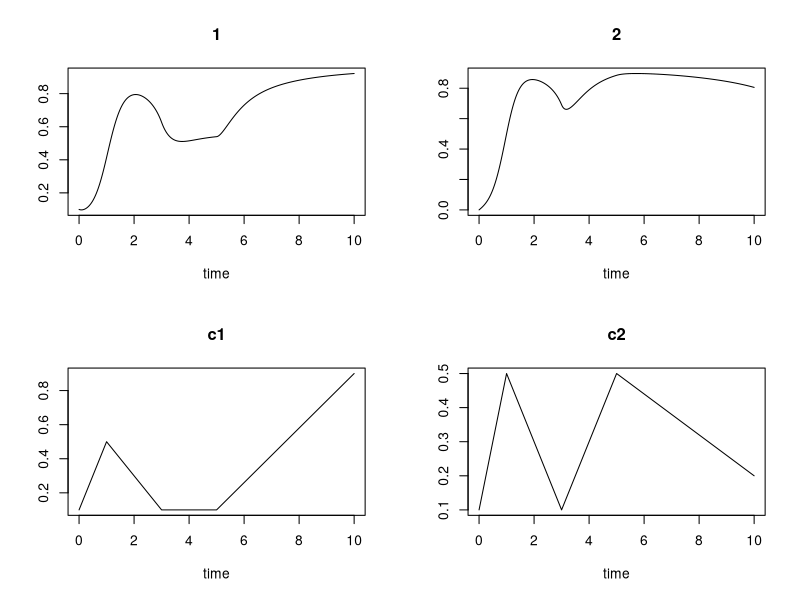

Source code (R): (Note: this script raises an error after producing the figure.)
rm(list = ls())
start_time <- Sys.time()
library("deSolve")
library("parallel")

# Hanski model:
Hanski <- function(time, y, parameters, signal){
  ydot <- c()
  cc <- list()
  with(as.list(c(y, parameters)), {
    for (i in c(1:dim)) {
      cc[[i]] <- signal[[i]](time)
      area <- area_muni
      area[i] <- 0
      d <- sum(exp(-alp*dist[i,])*area*y)
      h <- mc*sum(comm[i,]*y)
      a <- c*(xi*d + (1-xi)*h)
      ydot[i] <- a*(1-y[i]) - (b/cc[[i]])*y[i]
    }
    return(list(ydot, c = cc))
  })
}

## Forcing function
signal <- list(approxfun(x = c(0,1,3,5,10), 
                    y = c(0.1, 0.5,  0.1,  0.1, 0.9), 
                    method = "linear", rule = 2),
            approxfun(x = c(0,1,3,5,10), 
                      y = c(0.1, 0.5,  0.1,  0.5, 0.2), 
                      method = "linear", rule = 2))


# Parameters: 
dim <- 2
time <- seq(0, 10, by=0.01)
b <- 0.2
c <- 0.1
xi <- 0.5
alp <- 100
mc <- 0.2
area_muni <- matrix(runif(dim, 0,10000),1,dim)
dist <- matrix(runif(dim*dim, 0,10000),dim,dim)
comm <- matrix(runif(dim*dim, 0,10000),dim,dim)
parameters <- list(dim = dim,  b=b, c = c,
                xi = xi, alp = alp,
                area_muni = area_muni,
                dist = dist, comm = comm,
                mc = 0.01)

state <- c(0.1,0)

### Integratin:
out <- ode(y = state, times = time, func = Hanski, 
           parms = parameters, signal = signal)
plot(out)
out <- as.data.frame(out[,c(1:(dim+1))])
end_time <- Sys.time()
print(paste("time:", end_time-start_time))


### Likelihood Function
ll_ode <- function(x, # vector con los parámetros
                   forcings, # forzamientos para el solver de la ode
                   y ){ # datos
  
  # Penalize parameters not positive                
  if(x[1] < 0 | x[2] < 0 | x[3] < 0 | x[4] < 0 | x[5] < 0){
    res = -86829146000
  }else{
    c = x[1] # Colonization constant
    b = x[2] # Extinction constant
    xi = x[3] # Spread constant
    alp = x[4] # Spread constant
    va = x[5] # Variance
    
    signal <- forcings
    parameters <- list(dim = dim,  b=b, c = c,
                       xi = xi, alp = alp,
                       area_muni = area_muni,
                       dist = dist, comm = comm,
                       mc = mc)
    
    z <- ode(y = state, times = time, func = Hanski, 
                    parms = parameters, signal = signal) #Aquí corre el ODE
    z <- as.data.frame(z[,c(1:3)])
      
    res <- 0
    for(i in c(1:(dim-1))){
      res <- res +  sum(dnorm(y[,i+1], mean = z[,i+1], sd = va, log = T))
    }
  }
  return(res)
}

# sims <- 2 #Número de combinaciones paramétricas a explorar
seeds <- matrix( 0, ncol = 300, nrow = 5)
seeds[1,] <- runif(300,0,1)
seeds[2,] <- runif(300,0,1)
seeds[3,] <- runif(300,0,1)
seeds[4,] <- runif(300,90,150)
seeds[5,] <- runif(300,0,1)

sols <- NA #Pre-aloco el número de combinaciones paramétricas en 2 unidades de LL de la mejor
best <- -999999999 #LL inicial a mejorar
set.seed(476468713)

condition <- T 
#Esta condición se hará falsa en el bucle de después, si en las rondas la LL no
#mejora más de 2 puntos y hay más de 1000 combinaciones paramétricas a menos de
#2 puntos de loglikelihood de la mejor solución.

round <- 1
sims <- ncol(seeds) #Número de combinaciones paramétricas a explorar

# Cores <- 1
Cores <- parallel::detectCores()#Numero de cores a utilizar.
it <- 0
while(condition){
  start_time <- Sys.time()
  print(paste0("Iteration: ", it))
  #Ahora viene la paralelización
  parall <- mcmapply(1:sims, mc.cores = Cores, mc.preschedule = F,function(k){
    
    print(paste("k:",k))
    start_time1 <- Sys.time()
    
    fit <- optim(par = seeds[, k], fn = ll_ode, forcings = signal, y = out , 
                 control = list(fnscale = -1, maxit = 500, parscale = seeds[, k]))
  
    
    if((k %% 1000) == 0) {
      cat("This was seed no. ", k, "\n")
      cat("This fit: ", fit$value, "\n")
    }
    
    fit
  })
  end_time <- Sys.time()
  diff_time <- end_time - start_time
  print("Execution time iteration i:")
  print(diff_time)
  it <- it + 1
  lhs <- parall
  
  rm(parall) #Para evitar fugas de memoria
  
  filename <- paste0("~/INVASIBILITY_THRESHOLD/output/Estimation/param_HANSKI_1core_900it_fulldata",Sys.Date(), "_",round, ".RData") #Salva cada ronda de optimizaciones, por si acaso
  save(lhs, file = filename)
  
  # Ahora, recuperamos la loglikelihood de cada combinación de parámetros
  logl <- rep(NA, sims)
  for(i in 1:sims) logl[i] <- lhs[[i]]$value
  
  # Evaluamos las condiciones para parar el bucle
  best2 <- max(logl, na.rm = T)
  pc1 <- best < best2
  pc2 <- best > (best2 - 2)
  
  sols <- sum(logl > (max(logl, na.rm = T) - 2), na.rm = T)
  pc3 <- sols > 1000
  
  condition <- pc1 * pc2 * pc3
  condition <- !condition
  
  # Seleccionamos las mejores combinaciones de parámetros para mandar una nueva
  # ronda, cogemos las combinaciones que estén a 2 unidades de distancia de la
  # mejor, o en su defecto, las 250 mejores combinaciones.
  if(sols < 250){
    index <- order(logl, decreasing = T)[1:250]
  } else {
    index <- order(logl, decreasing = T)[1:sols]
  }
  
  n <- 1
  parmat <- matrix(NA, nrow = length(index), ncol = 5)
  for(i in index){
    parmat[n, ] <- lhs[[i]]$par
    n <- n + 1
  }
  
  # Muestreamos las mejores combinaciones de parámetros, cada uno de ellos
  # independientemente. De esta forma estamos rompiendo las posibles
  # correlaciones entre los parámetros, y en algún sentido, hacemos la
  # aproximación menos bayesiana al no samplear la distribución multidimensional
  # de los parámetros.
  seeds <- t(apply(X = parmat, MARGIN = 2, sample, size = 100000, replace = T))
  
  rm(parmat)
  rm(lhs)
  
  print(paste0("Round: ", round, ";  Best likelihood: ", best2, 
               "; Solutions: ", sols, "\n"))
  
  best <- best2
  round <- round + 1
} 
print("The optimization finished.")
